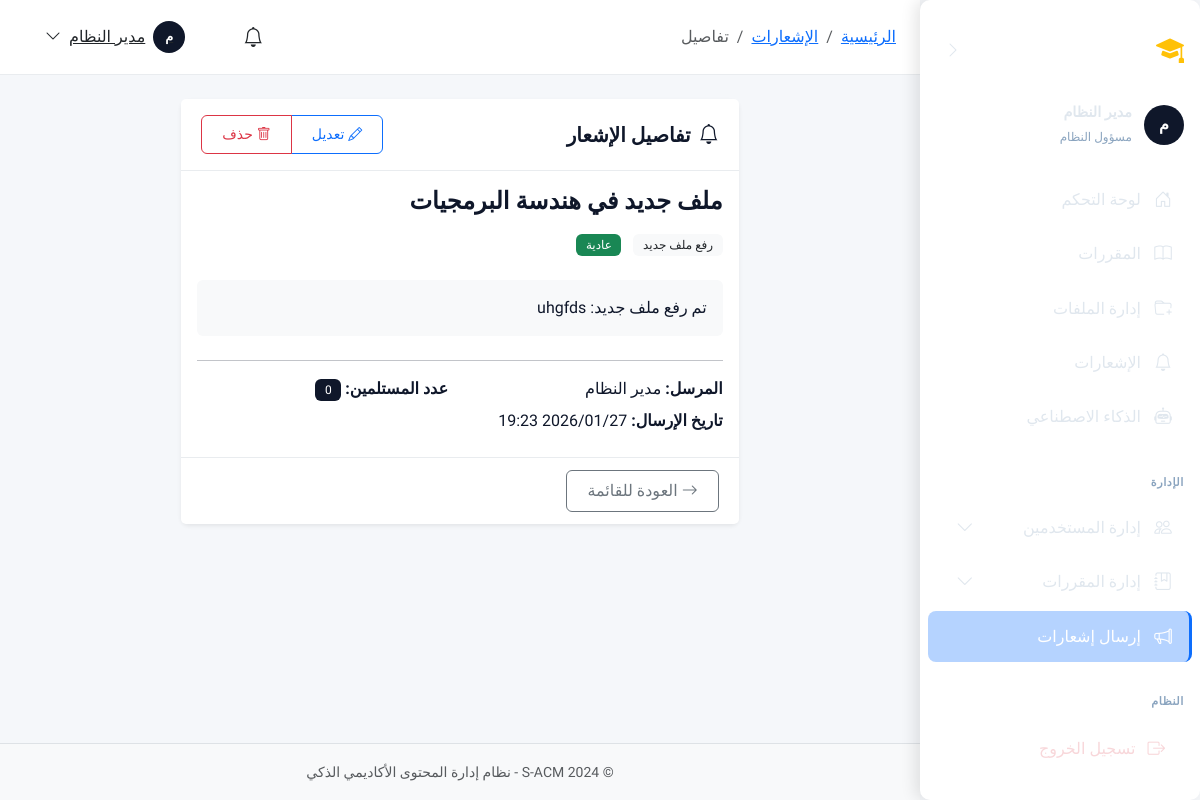
Page /notifications/admin/5/ (signed in) on the committed database.
### apps/accounts/models.py (models this page shows, shortened)
class User(AbstractBaseUser, PermissionsMixin):
    ACCOUNT_STATUS_CHOICES = [
        ('inactive', 'غير مفعّل'),
        ('active', 'مفعّل'),
        ('suspended', 'موقوف'),
    ]
    academic_id = models.CharField(
        max_length=50,
        unique=True,
        verbose_name='الرقم الأكاديمي/الوظيفي',
        help_text='الرقم الأكاديمي للطالب أو الرقم الوظيفي للموظف'
    )
    id_card_number = models.CharField(
        max_length=50,
        unique=True,
        verbose_name='رقم البطاقة الشخصية',
        help_text='يستخدم للتحقق من الهوية عند التفعيل'
    )
    full_name = models.CharField(
        max_length=150,
        verbose_name='الاسم الكامل'
    )
    email = models.EmailField(
        unique=True,
        blank=True,
        null=True,
        verbose_name='البريد الإلكتروني',
        help_text='يتم تعيينه عند التفعيل'
    )
    account_status = models.CharField(
        max_length=20,
        choices=ACCOUNT_STATUS_CHOICES,
        default='inactive',
        verbose_name='حالة الحساب'
    )
    role = models.ForeignKey(
        Role,
        on_delete=models.PROTECT,
        related_name='users',
        verbose_name='الدور',
        null=True,
        blank=True
    )
    major = models.ForeignKey(
        Major,
        on_delete=models.SET_NULL,
        related_name='students',
        verbose_name='التخصص',
        null=True,
        blank=True,
        help_text='للطلاب فقط'
    )
    level = models.ForeignKey(
        Level,
        on_delete=models.SET_NULL,
        related_name='students',
        verbose_name='المستوى',
        null=True,
        blank=True,
        help_text='للطلاب فقط'
    )
    is_staff = models.BooleanField(default=False, verbose_name='موظف')
    is_active = models.BooleanField(default=True, verbose_name='نشط')
    date_joined = models.DateTimeField(default=timezone.now, verbose_name='تاريخ الانضمام')
    last_login = models.DateTimeField(null=True, blank=True, verbose_name='آخر تسجيل دخول')
    profile_picture = models.ImageField(
        upload_to='profiles/',
        blank=True,
        null=True,
        verbose_name='صورة الملف الشخصي'
    )
    phone_number = models.CharField(
        max_length=20,
        blank=True,
        null=True,
        verbose_name='رقم الهاتف'
    )
    objects = UserManager()
    USERNAME_FIELD = 'academic_id'
    REQUIRED_FIELDS = ['full_name', 'id_card_number']
    class Meta:
        db_table = 'users'
        verbose_name = 'مستخدم'
        verbose_name_plural = 'المستخدمون'
        indexes = [
            models.Index(fields=['academic_id']),
            models.Index(fields=['email']),
            models.Index(fields=['account_status']),
        ]
    def is_admin(self):
        return self.role and self.role.code == Role.ADMIN
    def is_instructor(self):
        return self.role and self.role.code == Role.INSTRUCTOR
    def is_student(self):
        return self.role and self.role.code == Role.STUDENT

class Role(models.Model):
    ADMIN = 'admin'
    INSTRUCTOR = 'instructor'
    STUDENT = 'student'
    code = models.CharField(
        max_length=50,
        unique=True,
        verbose_name='كود الدور',
        help_text='معرف فريد للدور (بالإنجليزية، مثل: admin, instructor)'
    )
    display_name = models.CharField(
        max_length=100,
        verbose_name='اسم العرض',
        help_text='الاسم الذي يظهر للمستخدم'
    )
    description = models.TextField(
        blank=True,
        null=True,
        verbose_name='وصف الدور'
    )
    is_system = models.BooleanField(
        default=False,
        verbose_name='دور نظام',
        help_text='الأدوار الافتراضية التي لا يمكن حذفها'
    )
    is_active = models.BooleanField(
        default=True,
        verbose_name='نشط'
    )
    created_at = models.DateTimeField(auto_now_add=True, verbose_name='تاريخ الإنشاء')
    updated_at = models.DateTimeField(auto_now=True, verbose_name='تاريخ التحديث')
    class Meta:
        db_table = 'roles'
        verbose_name = 'دور'
        verbose_name_plural = 'الأدوار'
        ordering = ['-is_system', 'display_name']

### apps/notifications/models.py (models this page shows, shortened)
class Notification(models.Model):
    NOTIFICATION_TYPES = [
        ('general', 'إشعار عام'),
        ('course', 'إشعار مقرر'),
        ('file_upload', 'رفع ملف جديد'),
        ('announcement', 'إعلان'),
        ('system', 'إشعار نظام'),
    ]
    PRIORITY_CHOICES = [
        ('low', 'منخفضة'),
        ('normal', 'عادية'),
        ('high', 'عالية'),
        ('urgent', 'عاجلة'),
    ]
    sender = models.ForeignKey(
        settings.AUTH_USER_MODEL,
        on_delete=models.SET_NULL,
        null=True,
        related_name='sent_notifications',
        verbose_name='المرسل'
    )
    title = models.CharField(
        max_length=255,
        verbose_name='عنوان الإشعار'
    )
    body = models.TextField(
        verbose_name='محتوى الإشعار'
    )
    notification_type = models.CharField(
        max_length=20,
        choices=NOTIFICATION_TYPES,
        default='general',
        verbose_name='نوع الإشعار'
    )
    priority = models.CharField(
        max_length=10,
        choices=PRIORITY_CHOICES,
        default='normal',
        verbose_name='الأولوية'
    )
    course = models.ForeignKey(
        'courses.Course',
        on_delete=models.CASCADE,
        null=True,
        blank=True,
        related_name='notifications',
        verbose_name='المقرر المرتبط'
    )
    file = models.ForeignKey(
        'courses.LectureFile',
        on_delete=models.SET_NULL,
        null=True,
        blank=True,
        related_name='notifications',
        verbose_name='الملف المرتبط'
    )
    created_at = models.DateTimeField(
        auto_now_add=True,
        verbose_name='تاريخ الإنشاء'
    )
    expires_at = models.DateTimeField(
        null=True,
        blank=True,
        verbose_name='تاريخ انتهاء الصلاحية'
    )
    is_active = models.BooleanField(
        default=True,
        verbose_name='نشط'
    )
    class Meta:
        db_table = 'notifications'
        verbose_name = 'إشعار'
        verbose_name_plural = 'الإشعارات'
        ordering = ['-created_at']
        indexes = [
            models.Index(fields=['notification_type']),
            models.Index(fields=['created_at']),
            models.Index(fields=['course']),
        ]

### apps/notifications/views/admin.py (the view)
# urls.py: path('admin/<int:pk>/', views.AdminNotificationDetailView.as_view(), name='admin_detail'),
class AdminNotificationDetailView(LoginRequiredMixin, AdminRequiredMixin, DetailView):
    model = Notification
    template_name = 'admin_panel/notifications/detail.html'
    context_object_name = 'notification'

### templates/admin_panel/notifications/detail.html (shortened to what this page needs)
{% extends 'layouts/dashboard_base.html' %}
{% load static %}
{% block breadcrumb_items %}
<li class="breadcrumb-item"><a href="{% url 'notifications:admin_list' %}">الإشعارات</a></li>
<li class="breadcrumb-item active">تفاصيل</li>
{% endblock %}
{% block dashboard_content %}
<div class="container-fluid">
    <div class="row justify-content-center">
        <div class="col-lg-8">
            <div class="card border-0 shadow-sm">
                <div class="card-header bg-white d-flex justify-content-between align-items-center">
                    <h5 class="mb-0">
                        <i class="bi bi-bell me-2"></i>تفاصيل الإشعار
                    </h5>
                    <div class="btn-group btn-group-sm">
                        <a href="{% url 'notifications:admin_edit' notification.pk %}" class="btn btn-outline-primary">
                            <i class="bi bi-pencil me-1"></i>تعديل
                        </a>
                        <button type="button" class="btn btn-outline-danger"
                                onclick="confirmDelete({{ notification.pk }}, '{{ notification.title|escapejs }}')">
                            <i class="bi bi-trash me-1"></i>حذف
                        </button>
                    </div>
                </div>
                <div class="card-body">
                    <h4 class="mb-3">{{ notification.title }}</h4>
                    <div class="mb-4">
                        <span class="badge {% if notification.notification_type == 'system' %}bg-secondary{% elif notification.notification_type == 'file' %}bg-info{% elif notification.notification_type == 'course' %}bg-primary{% else %}bg-light text-dark{% endif %} me-2">
                            {{ notification.get_notification_type_display|default:notification.notification_type }}
                        </span>
                        <span class="badge {% if notification.priority == 'high' %}bg-danger{% elif notification.priority == 'medium' %}bg-warning{% else %}bg-success{% endif %}">
                            {{ notification.get_priority_display|default:notification.priority }}
                        </span>
                    </div>
                    <div class="bg-light p-3 rounded mb-4">
                        <p class="mb-0">{{ notification.body }}</p>
                    </div>
                    <hr>
                    <div class="row">
                        <div class="col-md-6">
                            <p class="mb-2">
                                <strong>المرسل:</strong> {{ notification.sender.full_name|default:notification.sender.academic_id }}
                            </p>
                            <p class="mb-2">
                                <strong>تاريخ الإرسال:</strong> {{ notification.created_at|date:"Y/m/d H:i" }}
                            </p>
                        </div>
                        <div class="col-md-6">
                            <p class="mb-2">
                                <strong>عدد المستلمين:</strong> <span class="badge bg-primary">{{ notification.recipients.count }}</span>
                            </p>
                        </div>
                    </div>
                </div>
                <div class="card-footer bg-white">
                    <a href="{% url 'notifications:admin_list' %}" class="btn btn-outline-secondary">
                        <i class="bi bi-arrow-right me-1"></i>العودة للقائمة
                    </a>
                </div>
            </div>
        </div>
    </div>
</div>
{% endblock %}

### templates/layouts/dashboard_base.html (shortened to what this page needs)
{% extends 'base.html' %}
{% load static %}
{% load permissions %}
{% block extra_css %}
<link href="{% static 'css/sidebar.css' %}" rel="stylesheet">
<link href="{% static 'css/dashboard.css' %}" rel="stylesheet">
{% endblock %}
{% block body_class %}dashboard-page{% endblock %}
{% block content %}
<div class="dashboard-layout">
    {% include 'components/sidebar.html' %}
    <div class="dashboard-content">
        <header class="dashboard-navbar">
            {% block breadcrumb %}
            <nav aria-label="breadcrumb" class="d-none d-md-block">
                <ol class="breadcrumb mb-0">
                    <li class="breadcrumb-item"><a href="{% url 'core:dashboard' %}">الرئيسية</a></li>
                    {% block breadcrumb_items %}{% endblock %}
                </ol>
            </nav>
            {% endblock %}
            <div class="d-flex align-items-center gap-3 ms-auto">
                <div class="dropdown">
                    <a class="btn btn-link position-relative text-dark" href="#" data-bs-toggle="dropdown">
                        <i class="bi bi-bell fs-5"></i>
                    </a>
                </div>
                <div class="dropdown">
                    <a class="btn btn-link text-dark d-flex align-items-center gap-2" href="#"
                        data-bs-toggle="dropdown">
                        <div class="avatar-circle bg-primary text-white"
                            style="width: 32px; height: 32px; font-size: 0.8rem;">
                            {{ request.user.full_name|slice:":1"|upper }}
                        </div>
                        <span class="d-none d-lg-inline">{{ request.user.full_name|truncatechars:15 }}</span>
                        <i class="bi bi-chevron-down"></i>
                    </a>
                </div>
            </div>
        </header>
        <main class="flex-grow-1 p-4" id="main-content">
            {% block dashboard_content %}{% endblock %}
        </main>
        <footer class="dashboard-footer text-center py-3 border-top bg-light">
            <small class="text-muted">© 2024 S-ACM - نظام إدارة المحتوى الأكاديمي الذكي</small>
        </footer>
    </div>
</div>
{% endblock %}

### templates/components/sidebar.html (shortened to what this page needs)
{% load permissions %}
<aside class="sidebar d-none d-md-flex" id="desktopSidebar" data-collapsed="false">
    <div class="sidebar-header">
        <a href="{% url 'core:home' %}" class="sidebar-brand">
            <i class="bi bi-mortarboard-fill brand-icon"></i>
            <span class="brand-text">S-ACM</span>
        </a>
        <button type="button" class="btn btn-link sidebar-toggle" id="sidebarToggle" aria-label="طي القائمة">
            <i class="bi bi-chevron-right toggle-icon"></i>
        </button>
    </div>
    <div class="sidebar-user">
        <div class="avatar-circle bg-primary text-white">
            {{ request.user.full_name|slice:":1"|upper }}
        </div>
        <div class="user-info">
            <div class="user-name">{{ request.user.full_name|truncatechars:20 }}</div>
            <small class="user-role">{{ user_role|default:"مستخدم" }}</small>
        </div>
    </div>
    <nav class="sidebar-nav flex-grow-1">
        {% include 'components/_sidebar_menu.html' with collapsed=False %}
    </nav>
    <div class="sidebar-footer">
        <a href="{% url 'accounts:logout' %}" class="sidebar-link logout-link">
            <i class="bi bi-box-arrow-right"></i>
            <span class="link-text">تسجيل الخروج</span>
        </a>
    </div>
</aside>

### rows in the picture
User: user.full_name "م", user.full_name "مدير النظام"
Role: display_name "مسؤول النظام"
Notification: title "ملف جديد في هندسة البرمجيات", notification_type "رفع ملف جديد", priority "عادية", body "تم رفع ملف جديد: uhgfds", sender.full_name "مدير النظام", created_at "2026/01/27 19:23", recipients.count "0"

### other values in the picture
{{ item.label|default:item.title }} "لوحة التحكم" "المقررات" "إدارة الملفات" "الإشعارات" "الذكاء الاصطناعي" "إرسال إشعارات"
{{ item.label|default:item.title|slice:"4:-4" }} "الإدارة" "النظام"
{{ item.label|default:item.title }} "إدارة المستخدمين" "إدارة المقررات"
